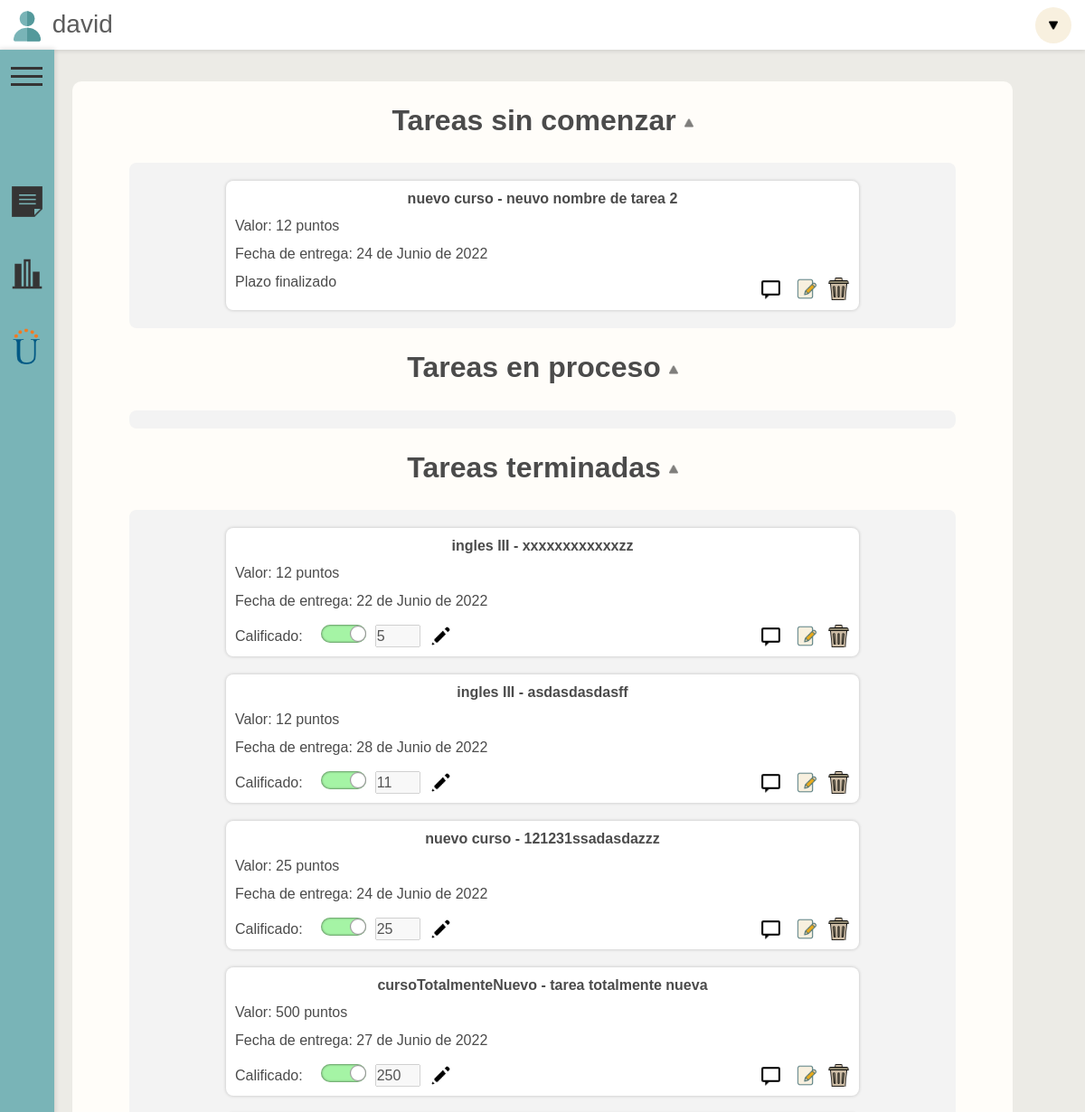
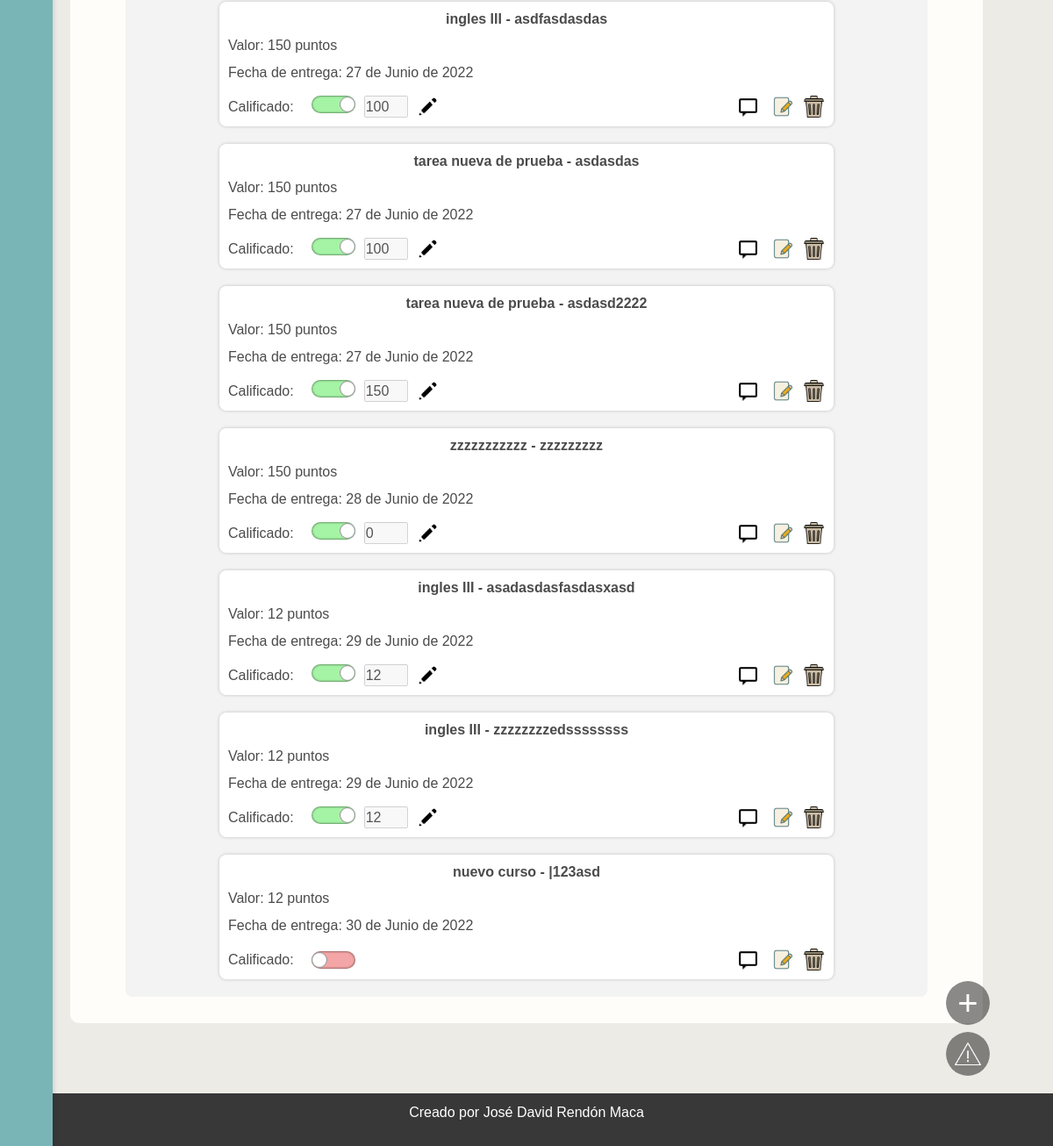
The app's page / (signed in) with its own data (2 pictures, top to bottom).
### index/models.py (models this page shows)
class CursosYTareas(models.Model):
    curso = models.CharField(max_length=100)
    tarea = models.CharField(max_length=100)
    valor = models.IntegerField()
    estado = models.CharField(max_length=100)
    entrega = models.DateField(default=django.utils.timezone.now)
    usuario = models.CharField(default='usuario', max_length=100)
    anotacion = models.TextField(default="", max_length=10000)
    calificado = models.BooleanField(default=False)
    calificacion = models.IntegerField(default=0)

### index/views.py (the view)
# urls.py: path('', inicio, name="inicio", ),
@login_required
def inicio(request):
    usuario = request.user.username
    formTareasPendientes = CursosYTareas.objects.filter(estado="espera", usuario = usuario)
    formTareasProceso = CursosYTareas.objects.filter(estado="proceso", usuario = usuario)
    formTareasTerminadas = CursosYTareas.objects.filter(estado="terminada", usuario = usuario)
    diasRestantes = []
    for tarea in formTareasPendientes:
        diaRestante= tarea.entrega - datetime.date.today()
        diasRestantes.append((tarea.id, diaRestante.days))
    diasRestantesProceso = []
    for tarea in formTareasProceso:
        diaRestante= tarea.entrega - datetime.date.today()
        diasRestantesProceso.append((tarea.id, diaRestante.days))
    data={
        'formTareasPendientes':formTareasPendientes,
        'formTareasProceso':formTareasProceso,
        'formTareasTerminadas':formTareasTerminadas,
        'diasRestantes':diasRestantes,
        'diasRestantesProceso':diasRestantesProceso,
        'formAnotaciones': formAnotaciones()
    }
    return render(request, 'index/index.html', data)

### index/forms.py
class formAnotaciones(forms.ModelForm):
    class Meta:
        model = CursosYTareas
        fields=['curso', 'tarea', 'valor', 'estado', 'entrega', 'anotacion']
        widgets = {
            'anotacion':forms.Textarea(),
        }
    def __init__(self, *args, **kwargs):
        super(self.__class__, self).__init__(*args, **kwargs)
        self.fields['curso'].required = False
        self.fields['tarea'].required = False
        self.fields['valor'].required = False
        self.fields['estado'].required = False
        self.fields['entrega'].required = False

### index/templates/index/index.html (shortened to what this page needs)
{% extends 'index/base.html' %}
{% load static %}
{% block content %}
{% load widget_tweaks %}
<head>
    <link rel="stylesheet" href="{% static 'css/index.css' %}">
</head>
<div id="contenedor-pagina">
    <br><h2><strong onclick="colapsarContenedorTarea('Contenedor-Comenzar', 'titulo-comenzar-tarea', 'titulo-icon-comenzar')" class="titulo" id="titulo-comenzar-tarea" >Tareas sin comenzar <img class="titulo-icon" id="titulo-icon-comenzar" src="{%  static 'icons/icon-dropdown.png'  %}" alt=""></strong></h2>
    <div class="contenedor-contenedores " id="Contenedor-Comenzar">
            {% for tarea in formTareasPendientes %}
            <div class="contenedor-tarea" id="contenedor-tarea-{{tarea.id}}">
                <div class="contenedor-curso-tarea">
                    <p  class="separacion"><strong>{{ tarea.curso }} - {{ tarea.tarea }}</strong></p>
                </div>
                <div>
                    <p >Valor: {{tarea.valor}} puntos</p>
                    <p class="separacion">Fecha de entrega: {{tarea.entrega}}</p>
                    <div class="contenedor-dias-botones">
                        {% for dias in diasRestantes %}
                            {% if dias.0 == tarea.id %}
                                {% if dias.1 < 0 %}
                                    <p>Plazo finalizado</p>
                                {% else %}
                                    <p>{{ dias.1 }} Dias restantes</p>
                                {% endif %}
                            {% endif %}
                        {% endfor %}
                        <div class="botones">
                            <div class="boton-icon-mensaje" onclick="scriptBackground('{{tarea.id}}')">
                                <a id="mensaje-{{tarea.id}}">
                                    <img class="botones-img" src="{% static 'icons/icon-topic.png' %}" alt="">
                                </a>
                            </div>
                            <div class="boton-icon-editar">
                                <a href="{%  url 'editarTarea' tarea.id %}">
                                    <img class="botones-img" src="{% static 'icons/icon-edit.png' %}" alt="">
                                </a>
                            </div><br> <br>
                            <div>
                                <a href="{%  url 'borrarCurso' tarea.id %}">
                                    <img class="botones-img" src="{% static 'icons/icon-borrar.png' %}" alt="">
                                </a>
                            </div><br> <br>
                        </div>
                    </div>
                </div>
            </div>
            {% endfor %}
    </div>
    <br><h2><strong class="titulo" onclick="colapsarContenedorTarea('Contenedor-Proceso', 'titulo-proceso-tarea', 'titulo-icon-proceso')" id="titulo-proceso-tarea">Tareas en proceso <img class="titulo-icon" id="titulo-icon-proceso" src="{%  static 'icons/icon-dropdown.png'  %}" alt=""></strong></h2>
    <div class="contenedor-contenedores" id="Contenedor-Proceso">
    </div>
    <br><h2><strong onclick="colapsarContenedorTarea('Contenedor-Terminado', 'titulo-terminado-tarea', 'titulo-icon-terminado')" id="titulo-terminado-tarea" class="titulo">Tareas terminadas <img class="titulo-icon" id="titulo-icon-terminado" src="{%  static 'icons/icon-dropdown.png'  %}" alt=""></strong></h2>
       <div class="contenedor-contenedores" id="Contenedor-Terminado" style="margin-bottom: 30px;">
               {% for tarea in formTareasTerminadas %}
                <div class="contenedor-tarea" id="contenedor-tarea-{{tarea.id}}">
                       <div class="contenedor-curso-tarea">
                           <p  class="separacion"><strong>{{ tarea.curso }} - {{ tarea.tarea }}</strong></p>
                       </div>
                       <div>
                           <p >Valor: {{tarea.valor}} puntos</p>
                           <p class="separacion">Fecha de entrega: {{tarea.entrega}}</p>
                           <div class="contenedor-dias-botones contenedor-dias-botones-termionada">
                                <div class="boton-agregar-calificacion" >
                                        <p>Calificado:</p>
                                        <div class="input-checker">
                                            <div class="selector-calificacion clickable" id="selector-{{tarea.id}}" onclick="clickBtnCalificado('{{tarea.id}}')">
                                                <div class="boton-interior" id="boton-interior-{{tarea.id}}">
                                                </div>
                                            </div>
                                            <form action="/editarCalificado/" method="POST">
                                                <div class="contenedor-numero-ok">
                                                    <div class="lineal" >
                                                        <input type="number" min="0" max="{{tarea.valor}}" id="insertar-nota-{{tarea.id}}" value="{{tarea.calificacion}}"  name="calif-tarea" disabled>
                                                        <div onclick="editarCalificacion('{{tarea.id}}')" style="display: none;" id="boton-edit-calif-{{tarea.id}}"><img src="{% static 'icons/icon-pencil.png' %}" alt="" class="botones-img clickable"></div>
                                                    </div>
                                                </div>
                                            </form>
                                        </div>
                                </div>
                                <div class="botones">
                                    <div class="boton-icon-mensaje" onclick="scriptBackground('{{tarea.id}}')">
                                        <a id="mensaje-{{tarea.id}}">
                                            <img class="botones-img" src="{% static 'icons/icon-topic.png' %}" alt="">
                                        </a>
                                    </div>
                                    <div class="boton-icon-editar">
                                        <a href="{%  url 'editarTarea' tarea.id %}">
                                            <img class="botones-img" src="{% static 'icons/icon-edit.png' %}" alt="">
                                        </a>
                                    </div><br> <br>
                                    <div>
                                        <a href="{%  url 'borrarCurso' tarea.id %}">
                                            <img class="botones-img" src="{% static 'icons/icon-borrar.png' %}" alt="">
                                        </a>
                                    </div><br> <br>
                                </div>
                            </div>
                        </div>
                    </div>
               {% endfor %}
       </div>
<div id="botones">
    <div class="boton-desplegar boton-desplegar-agregar">
        <a class="sin-decoracion" href="{% url 'agregarTarea' %}" >
            <div style="display: flex;">
                <div id="icon-agregar">
                    <p> + </p>
                </div>
            </div>
        </a>
    </div>
    <div class="boton-desplegar boton-desplegar-reporte">
        <a class="sin-decoracion" href="#abrir-reportes">
            <div style="display: flex; width: 180px;">
                <div class="img-bugs">
                    <img src="{% static 'icons/icon-bug.png' %}" style="width: 30px; height: 30px;" alt="">
                </div>
            </div>
        </a>
    </div>
</div>
</div>
{% endblock content %}

### index/templates/index/base.html (shortened to what this page needs)
{% load static %}
<!DOCTYPE html>
<html lang="en">
    <head>
        <link rel="stylesheet" href="{% static 'css/base.css' %}">
        <link href="https://cdn.jsdelivr.net/npm/bootstrap@5.2.0-beta1/dist/css/bootstrap.min.css" rel="stylesheet">
    </head>
    <body >
    <header id="aber">
        <div class="menu" style="position: fixed;">
            <label for="checkbox_toggle" class="button-menu" style="margin-left: 12px; margin-top: 40px; position: fixed; z-index: 100;">
                <span></span>
                <span></span>
                <span></span>
            </label>
            <div id="barra-lateral" >
                <a href="{% url 'inicio' %}" style="text-decoration: none;">
                    <div class="contenedor-barra" title="Tareas">
                        <div class="item-imagen">
                            <img src="{% static 'icons/icon-nota.png' %}" alt="" >
                        </div>
                    </div>
                </a>
                <a href="{% url 'dashboard' %}" style="text-decoration: none;">
                    <div class="contenedor-barra" title="Dashboard">
                        <div class="item-imagen">
                            <img src="{% static 'icons/icon-dashboard.png' %}" alt="">
                        </div>
                    </div>
                </a>
                <a href="https://campus0c.unad.edu.co/campus"target="_blank" style="text-decoration: none;">
                    <div class="contenedor-barra" title="Campus UNAD">
                        <div class="item-imagen">
                            <img src="{% static 'icons/icon-unad.png' %}">
                        </div>
                    </div>
                </a>
           </div>
        </div>
        <div style="display:flex; flex-direction: row; align-items: center; font-size: 28px; margin-left: 10px;">
            <div style="color: rgb(92, 92, 92);">
                <img style="width: 40px;" src="{% static 'icons/icon-user.png' %}" alt="">
                {{user}}
            </div>
        </div>
        <div class="dropdown" id="menu-usuario">
            <a href="#" class="btn  " id="dropdownMenuLink" data-bs-toggle="dropdown"><img src="{% static 'icons/icon-dropdown.png' %}" alt=""></a>
        </div>
    </header>
    <div style="display:flex; justify-content: center; padding-top: 90px; min-height: 100vh;">
        <div class="contenido container-sm" style=" margin-bottom: 40px;">
            {% block content %}
            {% endblock %}
        </div>
    </div>
    <footer>
        <p>Creado por José David Rendón Maca</p>
    </footer>
</body>
</html>

### TareasUnivProyecto/static/css/base.css (style rules this page uses)
* { margin: 0px; padding: 0px; font-family: Arial, Helvetica, sans-serif; }
html { min-height: 100%; }
header { background-color: #ffffff; height: 55px; display: flex; align-items: center; justify-content: space-between; margin-bottom: 40px; box-shadow: 0px 0px 5px 1px rgba(0, 0, 0, 0.137); position: fixed; z-index: 100; width: 100%; }
body { background-color: #ecebe6 !important; min-height: 100%; }
#dropdownMenuLink { display: flex; justify-content: center; align-items: center; background-color: #F8F0DF !important; border: none; appearance: none; border-radius: 50%; width: 40px; height: 40px; }
#dropdownMenuLink img { width: 10px; }
.dropdown { right: 15px; }
#barra-lateral { top: 55px; position: fixed; height: 100%; width: 60px; background-color: #79b4b7; transition: 0.5s; display: flex; flex-direction: column; padding-top: 16vh; box-shadow: 0px 0px 5px 1px rgba(0, 0, 0, 0.137); z-index: 99; }
.item-imagen img { width: 40px; margin-left: 10px; transition: 0.3s; }
.item-imagen { position: absolute; }
.contenedor-barra { height: 80px; display: flex; flex-direction: row; align-items: center; }
.contenido { max-width: 1000px; background-color: #fffdf9; border-radius: 10px; display: flex; justify-content: center; margin-left: 80px !important; margin-right: 80px !important; animation-name: iniciar; animation-duration: 0.5s; }
.menu label span { height: 3px; width: 100%; background: #353434; display: inline-block; transition: all 0.5s cubic-bezier(.62,.43,.35,1.47); }
.menu label { width: 35px; height: 35px; cursor: pointer; transition: all 0.2s ease-in; margin-top: 8px; line-height: 8px; text-align: left; z-index: 201; }
footer { display: flex; width: 100%; z-index: 100; background-color: #383838; height: 60px; color: white; margin-top: 40px !important; bottom: 0px; justify-content: center; align-items: center; }
.boton-desplegar { transition: 0.3s; width: 50px; height: 50px; overflow: hidden; background-color: rgba(0, 0, 0, 0.247); border-radius: 30px; }
.sin-decoracion { text-decoration: none; color: white; }
#botones { position: fixed; bottom: 80px; right: 6%; display: flex; flex-direction: column; align-items:flex-end; gap: 8px; }
.img-bugs { width: 50px; height: 50px; background-color: rgba(0, 0, 0, 0.281); border-radius: 50%; display: flex; justify-content: center; align-items: center; flex-shrink: 0; }
.botones { display: flex; flex-direction: row; justify-content: right; flex-grow: 1; }
.botones-img { width: 25px; height: 25px; cursor:pointer; }

### records on screen
CursosYTareas: curso "nuevo curso", tarea "neuvo nombre de tarea 2", valor "12", entrega "24 de Junio de 2022"
CursosYTareas: curso "ingles III", tarea "xxxxxxxxxxxxzz", valor "12", entrega "22 de Junio de 2022", calif-tarea "5"
CursosYTareas: curso "ingles III", tarea "asdasdasdasff", valor "12", entrega "28 de Junio de 2022", calif-tarea "11"
CursosYTareas: curso "nuevo curso", tarea "121231ssadasdazzz", valor "25", entrega "24 de Junio de 2022", calif-tarea "25"
CursosYTareas: curso "cursoTotalmenteNuevo", tarea "tarea totalmente nueva", valor "500", entrega "27 de Junio de 2022", calif-tarea "250"
CursosYTareas: curso "ingles III", tarea "asdfasdasdas", valor "150", entrega "27 de Junio de 2022", calif-tarea "100"
CursosYTareas: curso "tarea nueva de prueba", tarea "asdasdas", valor "150", entrega "27 de Junio de 2022", calif-tarea "100"
CursosYTareas: curso "tarea nueva de prueba", tarea "asdasd2222", valor "150", entrega "27 de Junio de 2022", calif-tarea "150"
CursosYTareas: curso "zzzzzzzzzzz", tarea "zzzzzzzzz", valor "150", entrega "28 de Junio de 2022", calif-tarea "0"
CursosYTareas: curso "ingles III", tarea "asadasdasfasdasxasd", valor "12", entrega "29 de Junio de 2022", calif-tarea "12"
CursosYTareas: curso "ingles III", tarea "zzzzzzzzedssssssss", valor "12", entrega "29 de Junio de 2022", calif-tarea "12"
CursosYTareas: curso "nuevo curso", tarea "|123asd", valor "12", entrega "30 de Junio de 2022"

### other values on screen
{{ user }} "david"
